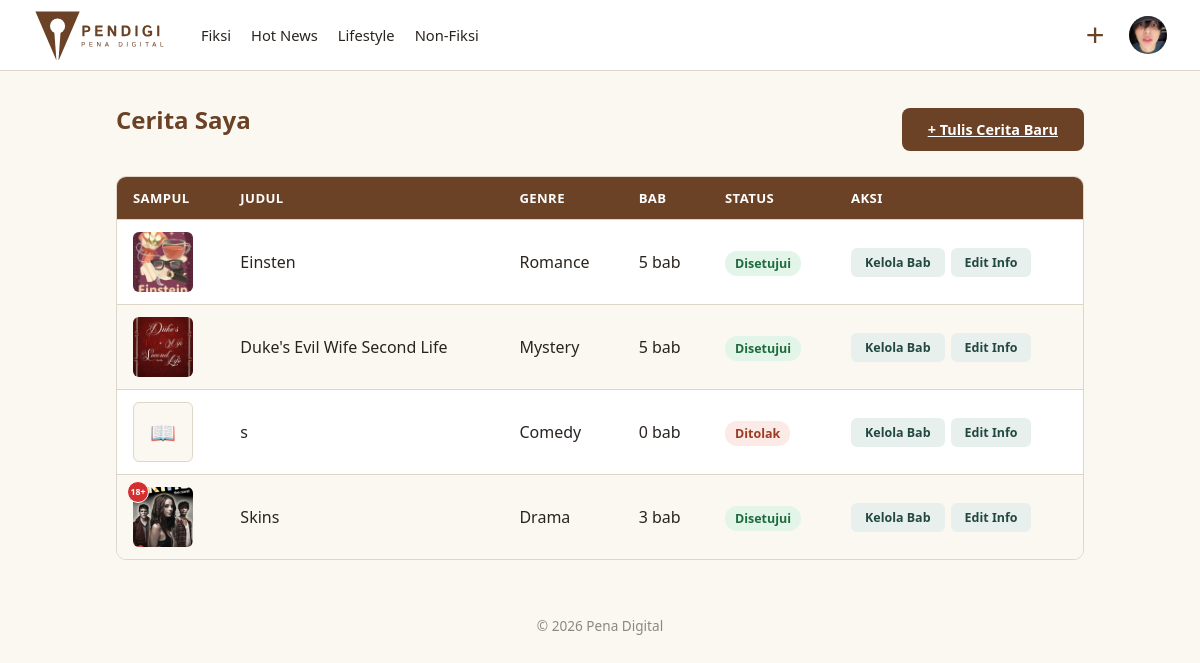
Page /fiksi/milikku/ (signed in) on the committed database.
### articles/models.py (models this page shows, shortened)
class Categories(models.Model):
    name = models.CharField(max_length=50, unique=True)
    class Meta:
        verbose_name_plural = "Categories"

### accounts/models.py (models this page shows, shortened)
class Users(AbstractUser):
    role = models.CharField(
        max_length=20,
        choices=Role.choices,
        default=Role.PEMBACA
    )
    status_kontributor = models.CharField(
        max_length=20,
        choices=StatusKontributor.choices,
        default=StatusKontributor.NONE
    )
    profile_picture = models.ImageField(upload_to='profile_pictures/', null=True, blank=True)
    bio = models.CharField(max_length=150, blank=True)

### fiction/models.py (models this page shows, shortened)
class Stories(models.Model):
    author = models.ForeignKey(
        Users, on_delete=models.CASCADE,
        limit_choices_to={'status_kontributor': StatusKontributor.APPROVED},
        related_name='stories'
    )
    title = models.CharField(max_length=150)
    cover = models.ImageField(upload_to='stories/covers/', null=True, blank=True)
    description = models.TextField()
    genre = models.CharField(max_length=20, choices=GenreFiksi.choices)
    tags = models.CharField(max_length=200, blank=True, help_text="Pisahkan tag dengan spasi")
    target_pembaca = models.CharField(max_length=20, choices=TargetPembaca.choices, default=TargetPembaca.UMUM)
    status = models.CharField(max_length=20, choices=StatusStory.choices, default=StatusStory.PENDING)
    is_completed = models.BooleanField(default=False)
    views_count = models.PositiveIntegerField(default=0)
    created_at = models.DateTimeField(auto_now_add=True)
    published_at = models.DateTimeField(null=True, blank=True)
    class Meta:
        ordering = ['-created_at']
        verbose_name_plural = "Stories"
    def total_chapters(self):
        return self.chapters.count()

### fiction/views.py (the view)
# urls.py: path('milikku/', views.my_stories, name='my_stories'),
@login_required
def my_stories(request):
    stories = Stories.objects.filter(author=request.user)
    return render(request, 'fiction/my_stories.html', {'stories': stories})

### articles/context_processor.py (called while the page is built)
def navbar_categories(request):
    return {
        'navbar_categories': Categories.objects.all().order_by('name')
    }

### fiction/context_processors.py (called while the page is built)
def fiction_navigation(request):
    all_tags_raw = (
        Stories.objects
        .filter(status=StatusStory.APPROVED)
        .exclude(tags='')
        .values_list('tags', flat=True)
    )
    unique_tags = set()
    for tag_string in all_tags_raw:
        for tag in tag_string.split():
            tag = tag.strip().lower()
            if tag:
                unique_tags.add(tag)
    return {
        'fiction_tags': sorted(unique_tags),
    }

### fiction/templates/fiction/my_stories.html (shortened to what this page needs)
{% extends 'fiction/fiction_base.html' %}
{% load static %}
{% block extra_css %}
<link rel="stylesheet" href="{% static 'css/table.css' %}">
{% endblock %}
{% block fiction_content %}
<div class="page-header-row">
    <h1 class="section-title">Cerita Saya</h1>
    <a href="{% url 'fiction:create_story' %}" class="btn-primary">+ Tulis Cerita Baru</a>
</div>
<table class="data-table">
    <thead>
        <tr>
            <th>Sampul</th>
            <th>Judul</th>
            <th>Genre</th>
            <th>Bab</th>
            <th>Status</th>
            <th>Aksi</th>
        </tr>
    </thead>
    <tbody>
        {% for story in stories %}
        <tr>
            <td>
                <div class="story-cover-wrap story-cover-wrap-sm">
                    {% if story.cover %}
                    <img src="{{ story.cover.url }}" class="table-thumb" alt="{{ story.title }}">
                    {% else %}
                    <div class="table-thumb table-thumb-placeholder">📖</div>
                    {% endif %}
                    {% if story.status == 'approved' and story.target_pembaca == 'dewasa' %}
                    <span class="age-badge age-badge-sm">18+</span>
                    {% endif %}
                </div>
            </td>
            <td>{{ story.title }}</td>
            <td>{{ story.get_genre_display }}</td>
            <td>{{ story.total_chapters }} bab</td>
            <td><span class="status-badge status-{{ story.status }}">{{ story.get_status_display }}</span></td>
            <td>
                <div class="table-actions">
                    <a href="{% url 'fiction:chapter_list' story.pk %}" class="edit-link">Kelola Bab</a>
                    <a href="{% url 'fiction:edit_story' story.pk %}" class="edit-link">Edit Info</a>
                </div>
            </td>
        </tr>
        {% empty %}
        <tr>
            <td colspan="6">Kamu belum menulis cerita.</td>
        </tr>
        {% endfor %}
    </tbody>
</table>
{% endblock %}

### templates/app_base.html (shortened to what this page needs)
{% extends 'base.html' %}
{% load static %}
{% block body %}
<header class="navbar">
    <a
        href="{% url 'articles:article_list' %}"
        class="brand"
    >
        <img
            src="{% static 'images/pendigi-logo-tulisan.svg' %}"
            alt="Pena Digital"
            class="logo"
        >
    </a>
    <div
        class="navbar-collapse"
        id="navbarCollapse"
    >
        <nav class="nav-links">
            {% for cat in navbar_categories %}
                {% if cat.name|lower == 'fiksi' %}
                    <a href="{% url 'fiction:story_list' %}">
                        {{ cat.name }}
                    </a>
                {% else %}
                    <a
                        href="{% url 'articles:article_list' %}?kategori={{ cat.name|urlencode }}"
                    >
                        {{ cat.name }}
                    </a>
                {% endif %}
            {% endfor %}
        </nav>
        <div class="navbar-actions">
            {% if user.is_authenticated %}
                {% if user.status_kontributor == 'approved' and user.role != 'admin' %}
                    <div class="navbar-dropdown create-dropdown">
                        <button
                            type="button"
                            class="navbar-icon-button"
                            aria-label="Buat konten"
                            aria-expanded="false"
                        >
                            <span class="plus-icon">+</span>
                        </button>
                    </div>
                {% endif %}
                <div class="navbar-dropdown profile-dropdown">
                    <button
                        type="button"
                        class="navbar-profile-button"
                        aria-label="Menu profil"
                        aria-expanded="false"
                    >
                        {% if user.profile_picture %}
                            <img
                                src="{{ user.profile_picture.url }}"
                                alt="{{ user.username }}"
                                class="navbar-profile-avatar"
                            >
                        {% else %}
                            <span class="navbar-profile-avatar navbar-profile-placeholder">
                                {{ user.username|first|upper }}
                            </span>
                        {% endif %}
                    </button>
                </div>
            {% endif %}
        </div>
    </div>
</header>
<main class="content">
    {% block content %}
    {% endblock %}
</main>
<footer class="footer">
    <p>
        &copy; {% now 'Y' %} Pena Digital
    </p>
</footer>
{% endblock %}

### static/css/base.css (style rules this page uses)
:root { --paper: #FBF8F2; --ink: #2F5D50; --ink-dark: #234840; --brown: #6B4226; --brown-dark: #54331d; --divider: #DDD6C9; --text: #2A2420; }
* { box-sizing: border-box; margin: 0; padding: 0; }
body { font-family: system-ui, -apple-system, sans-serif; background: var(--paper); color: var(--text); }
a { color: inherit; }
.content { max-width: 1000px; margin: 32px auto; padding: 0 16px; }
.footer { text-align: center; padding: 24px; color: #8a8880; font-size: 0.85rem; }
.section-title { font-size: 1.5rem; color: var(--brown); margin-bottom: 20px; }
.btn-primary { padding: 12px 26px; border: none; border-radius: 8px; background: var(--brown); color: #fff; font-weight: 600; font-size: 0.9rem; cursor: pointer; transition: background .15s ease; }
.navbar { position: relative; display: flex; align-items: center; width: 100%; padding: 10px 32px; background: #fff; border-bottom: 1px solid var(--divider); gap: 28px; z-index: 1000; }
.brand { display: flex; align-items: center; flex-shrink: 0; text-decoration: none; }
.logo { display: block; width: auto; height: 50px; }
.navbar-collapse { display: flex; align-items: center; justify-content: space-between; flex: 1; min-width: 0; gap: 24px; }
.nav-links { display: flex; align-items: center; gap: 20px; white-space: nowrap; }
.nav-links a { color: var(--text); font-size: 0.92rem; text-decoration: none; transition: color .15s ease; }
.navbar-actions { display: flex; align-items: center; gap: 14px; flex-shrink: 0; }
.navbar-icon-button { display: flex; align-items: center; justify-content: center; width: 38px; height: 38px; padding: 0; border: none; background: transparent; color: var(--brown); cursor: pointer; border-radius: 50%; transition: background .15s ease, color .15s ease; }
.plus-icon { font-size: 32px; font-weight: 300; line-height: 1; }
.navbar-profile-button { display: flex; align-items: center; justify-content: center; width: 40px; height: 40px; padding: 0; border: none; background: transparent; cursor: pointer; border-radius: 50%; }
.navbar-profile-avatar { display: flex; align-items: center; justify-content: center; width: 38px; height: 38px; border-radius: 50%; object-fit: cover; background: #d8d3c8; color: var(--text); font-size: .9rem; font-weight: 600; }
.navbar-dropdown { position: relative; }

### static/css/table.css (style rules this page uses)
.data-table { width: 100%; border-collapse: separate; border-spacing: 0; background: #fff; border: 1px solid var(--divider); border-radius: 10px; overflow: hidden; }
.data-table th, .data-table td { padding: 12px 16px; text-align: left; border-bottom: 1px solid var(--divider); }
.data-table th { background: var(--brown); color: #fff; font-size: 0.82rem; font-weight: 600; text-transform: uppercase; letter-spacing: 0.03em; }
.data-table tbody tr:nth-child(even) { background: var(--paper); }
.data-table tbody tr:last-child td { border-bottom: none; }
.status-badge { padding: 4px 10px; border-radius: 12px; font-size: 0.78rem; font-weight: 600; }
.status-approved { background: #E3F5E9; color: #1e6b3d; }
.status-rejected { background: #FBEAE5; color: #9C3B24; }
.table-thumb { width: 60px; height: 60px; object-fit: cover; border-radius: 6px; display: block; }
.table-thumb-placeholder { display: flex; align-items: center; justify-content: center; background: var(--paper); font-size: 1.3rem; border: 1px solid var(--divider); }
.table-actions { display: flex; gap: 6px; }
.page-header-row { display: flex; justify-content: space-between; align-items: center; margin-bottom: 20px; }
.edit-link { display: inline-block; padding: 6px 14px; border-radius: 6px; font-size: 0.78rem; font-weight: 600; text-decoration: none; background: #E8F0EE; color: var(--ink-dark); transition: background .15s ease; }
.story-cover-wrap-sm { position: relative; width: fit-content; margin-bottom: 0; }
.age-badge-sm { position: absolute; top: -6px; left: -6px; background: #D32F2F; color: #fff; font-size: 0.55rem; font-weight: 800; width: 22px; height: 22px; border-radius: 50%; display: flex; align-items: center; justify-content: center; border: 1.5px solid #fff; }

### rows in the picture
Categories: name "Fiksi"
Categories: name "Hot News"
Categories: name "Lifestyle"
Categories: name "Non-Fiksi"
Users: profile_picture (picture)
Stories: cover (picture), title "Einsten", genre "Romance", total_chapters "5", status "Disetujui"
Stories: cover (picture), title "Duke's Evil Wife Second Life", genre "Mystery", total_chapters "5", status "Disetujui"
Stories: title "s", genre "Comedy", total_chapters "0", status "Ditolak"
Stories: cover (picture), target_pembaca "18+", title "Skins", genre "Drama", total_chapters "3", status "Disetujui"
